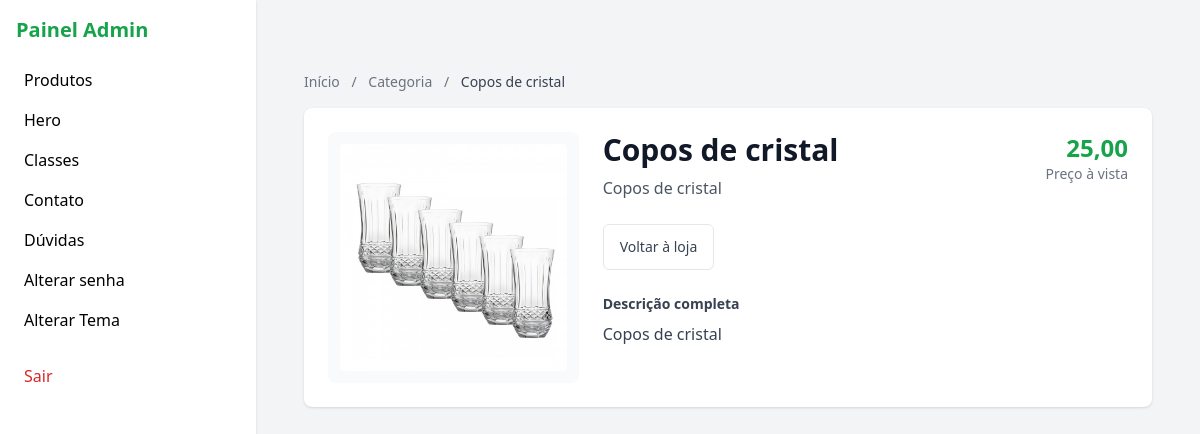
/produto/4, run on the app's committed database.
### tables this page shows
CREATE TABLE produtos (id INTEGER PRIMARY KEY, nome TEXT, descricao TEXT, preco REAL, imagem TEXT, ativo INTEGER DEFAULT 1, class_id INTEGER, imagem_variants TEXT);

### app2.py (the view, shortened to what this page needs)
@app.route('/produto/<int:id>')
def product_detail(id):
    conn = get_db()
    prod_row = conn.execute('SELECT * FROM produtos WHERE id=?',(id,)).fetchone()
    if not prod_row:
        conn.close()
        abort(404)
    produto = dict(prod_row)
    contato_row = conn.execute('SELECT * FROM contato ORDER BY id DESC LIMIT 1').fetchone()
    contato = dict(contato_row) if contato_row else None
    conn.close()
    return render_template('produto.html', produto=produto, contato=contato)

### app2.py (called while the page is built)
@app.context_processor
def inject_theme():
    return dict(theme=THEME)

def format_price(value):
    try:
        v = float(value)
        return f"{v:,.2f}".replace(',','X').replace('.',',').replace('X','.')
    except Exception:
        return value

@app.context_processor
def inject_helpers():
    return dict(format_price=format_price, whatsapp_link=build_whatsapp_url)

def get_db():
    conn = sqlite3.connect('database.db')
    conn.row_factory = sqlite3.Row
    return conn

### templates/produto.html (shortened to what this page needs)
{% extends 'admin_base.html' %}
{% block content %}
<div class="max-w-6xl mx-auto py-10 px-4">
  <nav class="text-sm text-gray-500 mb-4" aria-label="Breadcrumb">
    <a href="{{ url_for('index') }}" class="hover:underline">Início</a>
    <span class="mx-2">/</span>
    {% if produto.class_id %}
      <a href="{{ url_for('index', class_id=produto.class_id) }}" class="hover:underline">Categoria</a>
      <span class="mx-2">/</span>
    {% endif %}
    <span class="text-gray-700">{{ produto.nome }}</span>
  </nav>
  <div class="bg-white rounded-lg shadow overflow-hidden">
    <div class="grid grid-cols-1 md:grid-cols-3 gap-6 p-6">
      <div class="md:col-span-1">
        <div class="bg-gray-50 rounded-lg p-3">
          <div class="relative">
            {% if produto.imagem_srcset %}
              <img id="mainImage" src="{{ url_for('static', filename=produto.imagem) }}" srcset="{{ produto.imagem_srcset }}" sizes="(max-width: 768px) 100vw, 33vw"
                   alt="{{ produto.nome }}" class="w-full h-auto object-cover rounded">
            {% else %}
              <img id="mainImage" src="{{ url_for('static', filename=produto.imagem) }}" alt="{{ produto.nome }}" class="w-full h-auto object-cover rounded">
            {% endif %}
          </div>
        </div>
      </div>
      <div class="md:col-span-2">
        <div class="flex flex-col h-full">
          <div class="flex items-start justify-between">
            <div>
              <h1 class="text-2xl md:text-3xl font-extrabold text-gray-900">{{ produto.nome }}</h1>
              {% if produto.descricao %}
                <p class="mt-2 text-gray-600 max-w-3xl">{{ produto.descricao }}</p>
              {% endif %}
            </div>
            <div class="text-right">
              <div class="text-xl md:text-2xl font-semibold text-green-600">{{ format_price(produto.preco) }}</div>
              <div class="text-sm text-gray-500">Preço à vista</div>
            </div>
          </div>
          <div class="mt-6 flex flex-col sm:flex-row sm:items-center gap-3">
            <a href="{{ url_for('index') }}" class="inline-flex items-center px-4 py-3 border rounded-md text-sm text-gray-700 hover:bg-gray-50">
              Voltar à loja
            </a>
          </div>
          <div class="mt-6">
            <h3 class="text-sm font-semibold text-gray-700">Descrição completa</h3>
            <div class="mt-2 text-gray-700 prose max-w-none">
              {{ produto.descricao }}
            </div>
          </div>
        </div>
      </div>
    </div>
  </div>
</div>
{% endblock %}

### data on the page
produtos: nome "Copos de cristal", imagem (picture), descricao "Copos de cristal", preco "25,00"
